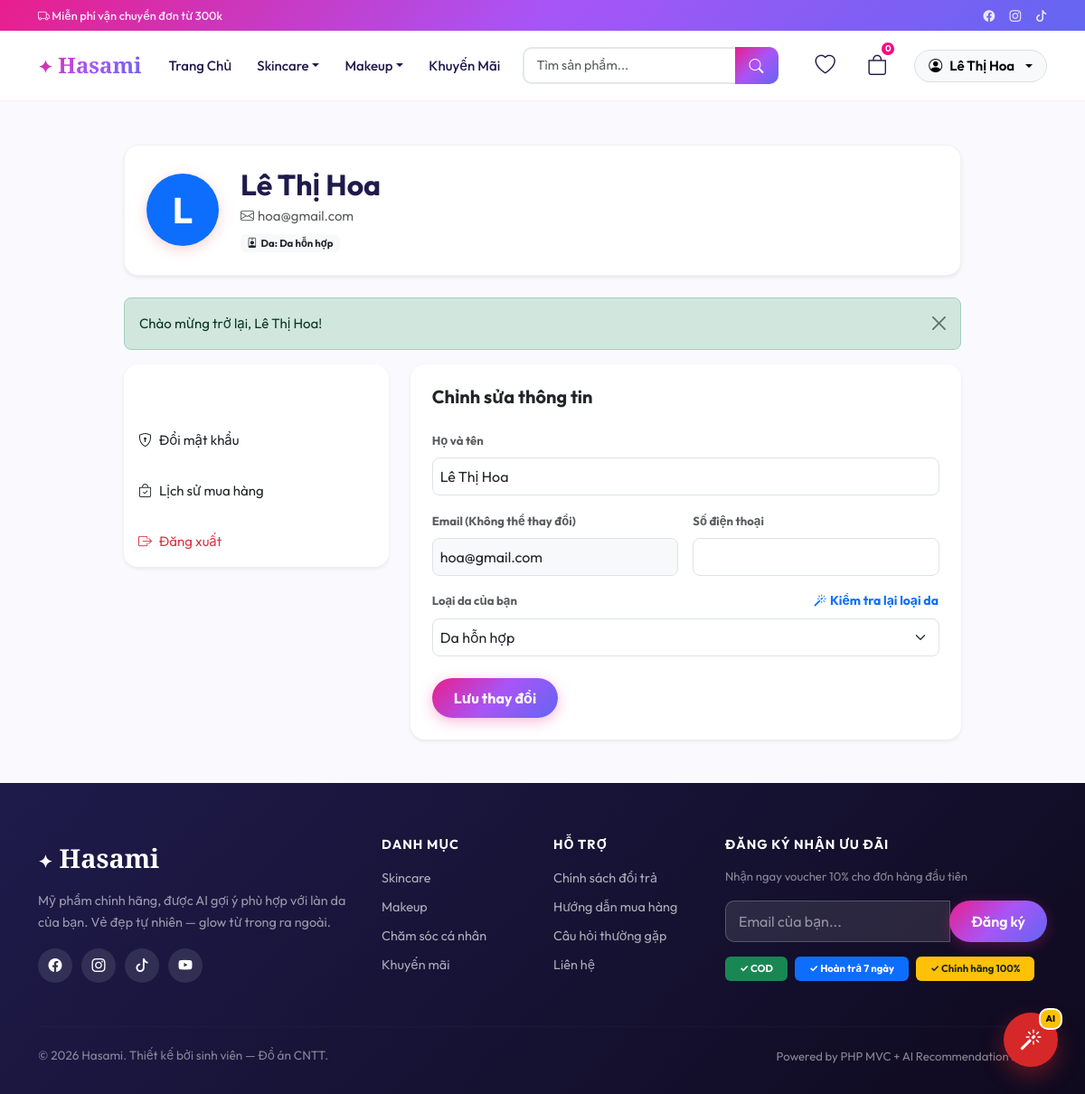
Screenshot of /public/user/profile (signed in) with the database file from the repository.
### tables this page shows
CREATE TABLE IF NOT EXISTS users (
    id          INT UNSIGNED AUTO_INCREMENT PRIMARY KEY,
    name        VARCHAR(100)  NOT NULL,
    email       VARCHAR(150)  NOT NULL UNIQUE,
    password    VARCHAR(255)  NOT NULL,              
    phone       VARCHAR(15)   NULL,
    address     TEXT          NULL,
    avatar      VARCHAR(255)  NULL,
    skin_type   ENUM('oily','dry','combination','sensitive','normal') NULL,  
    role        ENUM('user','admin') DEFAULT 'user',
    is_active   TINYINT(1)    DEFAULT 1,
    created_at  TIMESTAMP     DEFAULT CURRENT_TIMESTAMP,
    updated_at  TIMESTAMP     DEFAULT CURRENT_TIMESTAMP ON UPDATE CURRENT_TIMESTAMP,

    INDEX idx_email (email),
    INDEX idx_role  (role)
);

### app/views/user/profile.php (the view, shortened to what the rows shown need)
<div class="container py-5">
    <div class="row justify-content-center">
        <div class="col-lg-10">
            <div class="profile-header mb-4 p-4 rounded-4 bg-white shadow-sm d-flex align-items-center">
                <div class="profile-avatar me-4">
                    <div class="avatar-circle bg-primary text-white fs-1 fw-bold">
                        <?= mb_substr($user['name'], 0, 1) ?>
                    </div>
                </div>
                <div class="profile-info">
                    <h2 class="mb-1 fw-bold"><?= htmlspecialchars($user['name']) ?></h2>
                    <p class="text-muted mb-0"><i class="bi bi-envelope me-1"></i><?= htmlspecialchars($user['email']) ?></p>
                    <span class="badge bg-light text-dark mt-2">
                        <i class="bi bi-person-badge me-1"></i>Da: <?= SKIN_TYPES[$user['skin_type']] ?? 'Chưa cập nhật' ?>
                    </span>
                </div>
            </div>
            <div class="row g-4">
                <div class="col-md-8">
                    <div class="tab-content">
                        <div class="tab-pane fade show active" id="info" role="tabpanel">
                            <div class="card border-0 shadow-sm rounded-4 p-4">
                                <form action="<?= APP_URL ?>/user/updateProfile" method="POST">
                                    <div class="row g-3">
                                        <div class="col-12">
                                            <label class="form-label text-muted small fw-bold">Họ và tên</label>
                                            <input type="text" name="name" class="form-control rounded-3 p-2" value="<?= htmlspecialchars($user['name']) ?>" required>
                                        </div>
                                        <div class="col-md-6">
                                            <label class="form-label text-muted small fw-bold">Email (Không thể thay đổi)</label>
                                            <input type="email" class="form-control rounded-3 p-2 bg-light" value="<?= htmlspecialchars($user['email']) ?>" readonly>
                                        </div>
                                        <div class="col-12">
                                            <div class="d-flex justify-content-between align-items-center mb-2">
                                                <label class="form-label text-muted small fw-bold mb-0">Loại da của bạn</label>
                                                <button type="button" class="btn btn-link btn-sm text-primary p-0 text-decoration-none fw-bold" data-bs-toggle="modal" data-bs-target="#skinTestModal">
                                                </button>
                                            </div>
                                            <select name="skin_type" id="reg_skin_type" class="form-select rounded-3 p-2">
                                                <?php foreach (SKIN_TYPES as $key => $label): ?>
                                                <option value="<?= $key ?>" <?= $user['skin_type'] === $key ? 'selected' : '' ?>>
                                                    <?= $label ?>
                                                </option>
                                                <?php endforeach; ?>
                                            </select>
                                        </div>
                                    </div>
                                </form>
                            </div>
                        </div>
                    </div>
                </div>
            </div>
        </div>
    </div>
</div>

### app/views/layouts/main_layout.php (shortened to what the rows shown need)
<!DOCTYPE html>
<html lang="vi">
<head>
    <link href="https://cdn.jsdelivr.net/npm/bootstrap@5.3.2/dist/css/bootstrap.min.css" rel="stylesheet">
    <link href="https://cdn.jsdelivr.net/npm/bootstrap-icons@1.11.3/font/bootstrap-icons.css" rel="stylesheet">
    <link href="<?= APP_URL ?>/css/style.css" rel="stylesheet">
</head>
<body class="<?= isset($_SESSION['role']) && $_SESSION['role'] === 'admin' ? 'admin-body' : '' ?>">
<nav class="navbar navbar-expand-lg sticky-top" id="mainNav">
    <div class="container">
        <div class="collapse navbar-collapse" id="navMenu">
            <div class="nav-icons-container d-flex align-items-center" style="gap: 25px !important; margin-left: 20px;">
                <?php
                $userAuth = $_SESSION['user_auth'] ?? $_SESSION['admin_auth'] ?? null;
                if ($userAuth):
                ?>
                    <div class="nav-item-wrapper">
                        <a href="<?= APP_URL ?>/wishlist" class="nav-icon-btn" title="Yêu thích">
                            <i class="bi bi-heart"></i>
                        </a>
                    </div>
                    <div class="nav-item-wrapper" style="position: relative !important;">
                        <a href="<?= APP_URL ?>/cart" class="nav-icon-btn cart-btn-fixed" title="Giỏ hàng">
                            <i class="bi bi-bag"></i>
                            <span class="cart-badge-fixed" id="cartBadge">
                                <?= (new Cart())->getItemCount((int)$userAuth['id']) ?>
                            </span>
                        </a>
                    </div>
                    <div class="dropdown">
                        <button class="user-btn-fixed dropdown-toggle" data-bs-toggle="dropdown">
                            <i class="bi bi-person-circle"></i>
                            <span class="user-name-nav"><?= htmlspecialchars($userAuth['name']) ?></span>
                        </button>
                    </div>
                <?php else: ?>
                    <a href="<?= APP_URL ?>/cart" class="nav-icon-btn" title="Giỏ hàng"><i class="bi bi-bag"></i></a>
                    <a href="<?= APP_URL ?>/auth/login" class="btn btn-outline-primary btn-sm">Đăng nhập</a>
                    <a href="<?= APP_URL ?>/auth/register" class="btn btn-primary btn-sm">Đăng ký</a>
                <?php endif; ?>
            </div>
        </div>
    </div>
</nav>
<main class="main-content">
    <?= $content ?>
</main>
</body>
</html>

### rows the page displays
users: name "Lê Thị Hoa", name "L", email "hoa@gmail.com", skin_type "Da hỗn hợp"

### other values shown
$flash['message'] "Chào mừng trở lại, Lê Thị Hoa!"
